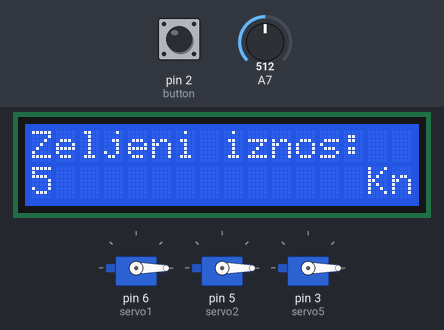
Bench run of a sketch on a simulated Arduino Nano, built with avr-gcc and run on an emulated ATmega328P. Parts: 16×2 character LCD, 3 × servo. The inputs (shaded band) are chosen by the test bench; at power-on: pin 2 (button) HIGH, A7 = 512. What the sketch prints to the serial monitor is not drawn.

Above: at 1.2 s.
1.3 s: pin 2 (button) pulled LOW for 0.15 s
At 1.77 s:
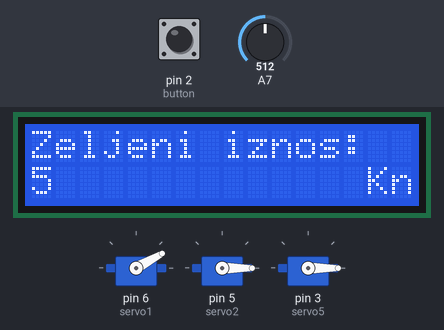
4.6 s: A7 set to 900
At 7.43 s:
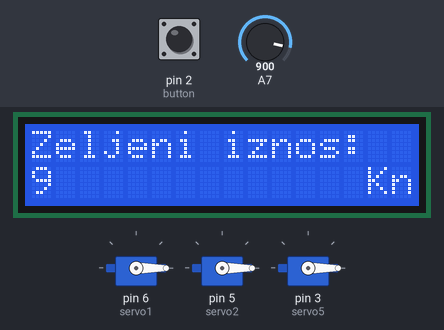
7.6 s: A7 set to 306
At 8.4 s:
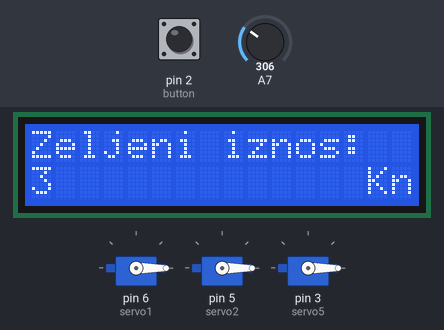
9.1 s: pin 2 (button) pulled LOW for 1 s
At 9.57 s:
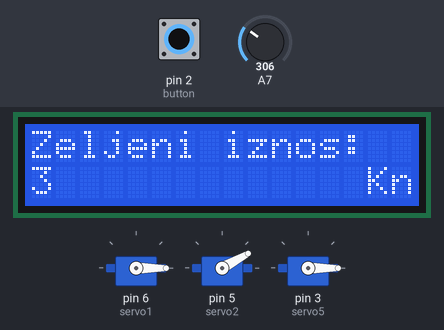
Timing chart, 0 to 21.7 s (numbered marks = the images above; inputs shaded):
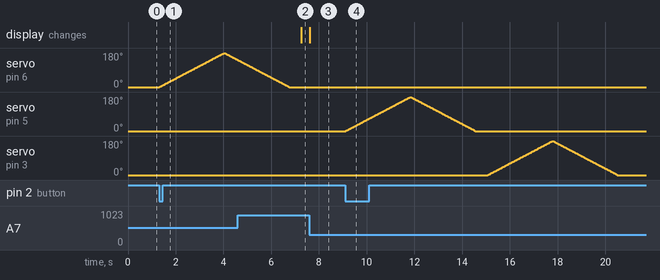

Measured:
- after the input at 1.3 s, servo on pin 6 (servo1): rises from 0° to 180° in 2.7 s, then falls to 144° in 0.54 s
- after the input at 4.6 s, the display: changes after 2.7 s (image 2)
- after the input at 7.6 s, the display: changes at once (image 3)
- after the input at 9.1 s, servo on pin 5 (servo2), servo on pin 3 (servo5): rises from 0° to 180° in 2.7 s, then falls to 0° in 2.7 s

The sketch:

CoinSorter.ino
```cpp
#include <Servo.h>
#include <LiquidCrystal.h>

LiquidCrystal lcd(7, 8, 9, 10, 11, 12);

Servo servo1;
Servo servo2;
Servo servo5;

const int button = 2;

int lastButtonState;
int currentButtonState;

void pomakniServo1 (int brojKovanica) {
  for (byte times = 0; times < brojKovanica; times++) {
    for (int pos = 0; pos <= 180; pos += 1) {

      servo1.write(pos);
      delay(15);
    }

    for (int pos = 180; pos >= 0; pos -= 1) {
      servo1.write(pos);
      delay(15);
    }

    delay (500);
  }
}

void pomakniServo2 (int brojKovanica) {
  for (byte times = 0; times < brojKovanica; times++) {
    for (int pos = 0; pos <= 180; pos += 1) {

      servo2.write(pos);
      delay(15);
    }

    for (int pos = 180; pos >= 0; pos -= 1) {
      servo2.write(pos);
      delay(15);
    }

    delay (500);
  }
}

void pomakniServo5 (int brojKovanica) {
  for (byte times = 0; times < brojKovanica; times++) {
    for (int pos = 0; pos <= 180; pos += 1) {

      servo5.write(pos);
      delay(15);
    }

    for (int pos = 180; pos >= 0; pos -= 1) {
      servo5.write(pos);
      delay(15);
    }

    delay (500);
  }
}


void setup() {
  Serial.begin(9600);

  pinMode(button, INPUT_PULLUP);
  currentButtonState = digitalRead(button);

  lcd.begin(16, 2);

  servo1.attach(6);
  servo1.write(0);

  servo2.attach(5);
  servo2.write(0);

  servo5.attach(3);
  servo5.write(0);

  lcd.print("Zeljeni iznos: ");
  lcd.setCursor(14, 1);
  lcd.print("Kn");

}


void loop() {
  int sensorValue = analogRead(A7);
  int kuna = sensorValue / 100;
  int pet = kuna / 5;
  int ostatak = kuna % 5;
  int dva = ostatak / 2;
  int jedan = 1;

  if(kuna == 10) kuna = 9;

  lcd.setCursor(0, 1);
  lcd.print(kuna);

  lastButtonState = currentButtonState;
  currentButtonState = digitalRead(button);

  if (lastButtonState == HIGH && currentButtonState == LOW) {

    if ((kuna % 5 == 0) || (ostatak % 2 == 0)) jedan = 0;

    pomakniServo1(pet);
    pomakniServo2(dva);
    pomakniServo5(jedan);
  }
Serial.println(kuna);
}
```
